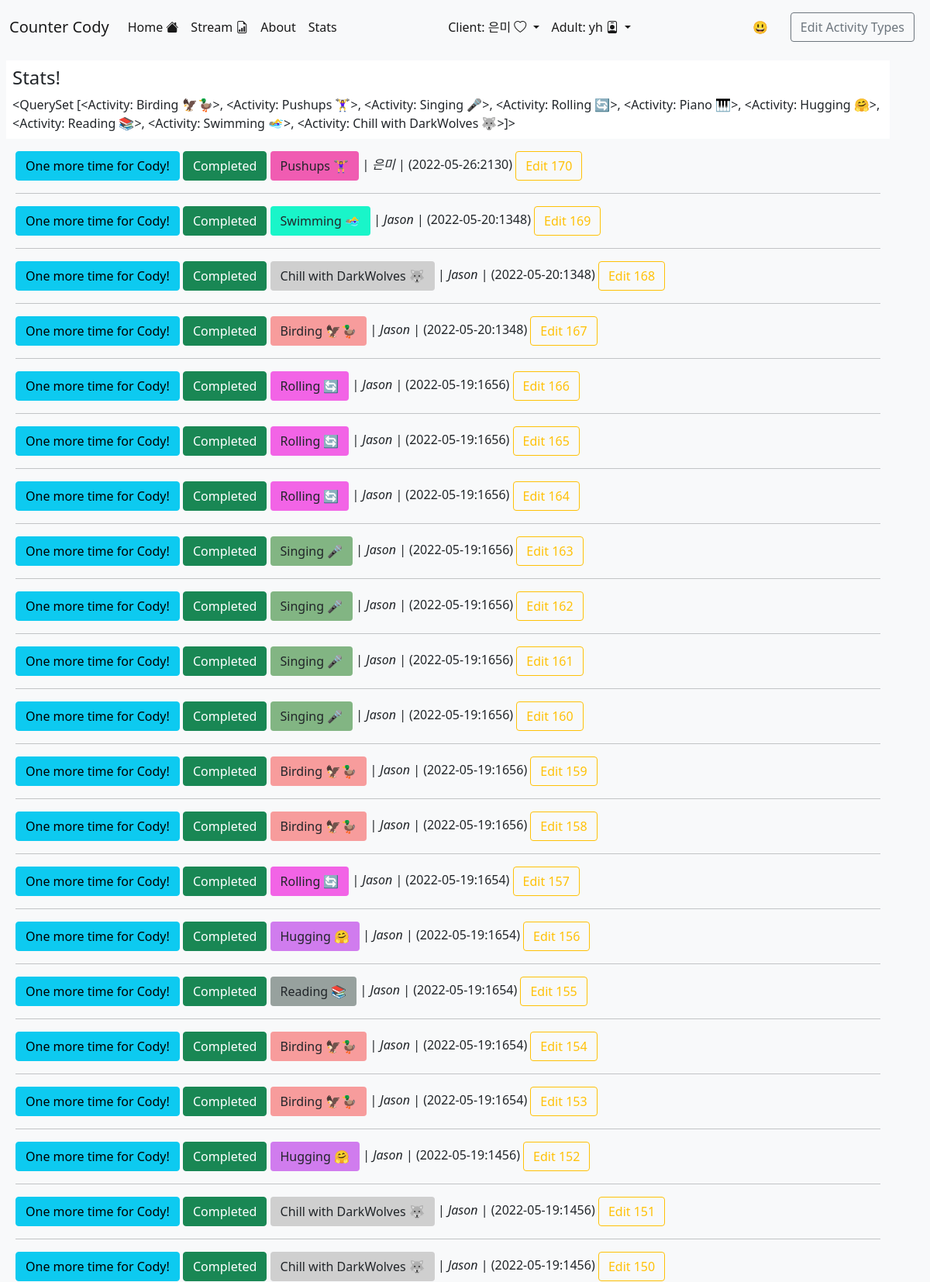
Screenshot of /stats (signed in, upper part) with the database file from the repository.
### todo/models.py (models this page shows)
class Client(models.Model):
    id = models.AutoField(primary_key=True)
    display_name = models.TextField(blank=True)
    full_name = models.TextField(blank=True)
    favorite_food = models.TextField(blank=True)
    guardian_users = models.ManyToManyField(get_user_model(), blank=True)
    def __str__(self):
        return f"{self.id}_{self.display_name}"

class Activity(models.Model):
    id = models.AutoField(primary_key=True)
    name = models.TextField()
    description = models.TextField(blank=True)
    youtube_url = models.TextField(blank=True)
    color = models.CharField(max_length=7, default='#20c997')
    class Meta:
        verbose_name_plural = "Activities"
    def __str__(self):
        return self.name

class TodoItem(models.Model):
    content = models.TextField(blank=True)
    owner = models.TextField(blank=True)
    activity = models.ForeignKey('Activity', on_delete=models.CASCADE)
    client = models.ForeignKey('Client', on_delete=models.CASCADE)
    done = models.BooleanField(default=False)
    created_by = models.ForeignKey(get_user_model(), on_delete=models.CASCADE, related_name="created_by", default=1)
    updated_by = models.ForeignKey(get_user_model(), on_delete=models.CASCADE, related_name="updated_by", default=1)
    created_at = models.DateTimeField(auto_now_add=True, blank=True)
    updated_at = models.DateTimeField(blank=True)
    class Meta:
        ordering = ['-updated_at']
        verbose_name_plural = "Activities Attempted"
    def __str__(self):
        return str(self.client) + self.content + str(self.updated_at)

### todo/views.py (the view)
# urls.py: path('stats', statsView, name='stats'),
@login_required
def statsView(request):
  resp_data = {}
  global selected_client_id
  all_random_giphy = RandomGiphy.objects.all()
  one_random_giphy = random.choice(all_random_giphy)
  resp_data['one_random_giphy'] = one_random_giphy
  all_todo_items = TodoItem.objects.all()
  resp_data['all_items'] = all_todo_items
  clients = Client.objects.all()
  print("streamView: selected_client_id: " + str(selected_client_id))
  resp_data['clients'] = clients
  resp_data['selected_client'] = Client.objects.get(pk=selected_client_id)
  all_activities = Activity.objects.all()
  resp_data['all_activities'] = all_activities
  print(resp_data)
  return render(
    request,
    'stats.html',
    resp_data
  )

### templates/stats.html (shortened to what this page needs)
<!doctype html>
<html lang="en">
<head>
  <link href="https://cdn.jsdelivr.net/npm/bootstrap@5.1.3/dist/css/bootstrap.min.css" rel="stylesheet">
  <link rel="stylesheet" href="https://cdn.jsdelivr.net/npm/bootstrap-icons@1.7.2/font/bootstrap-icons.css">
</head>
<body class="bg-light">
{% include "nav.html" %}
<div class="container m-2 p-2 bg-white">
  <h4>Stats!</h5>
  {{ all_activities }}
</div>
<div class="container m-2">
{% for todo_item in all_items %}
  <p>
    <form action="/addTodo/"
      style="display: inline;"
      method="post">{% csrf_token %}
      <input class="btn btn-info" type="submit" value="One more time for Cody!"/>
    </form>
    <form action="/doneTodo/{{todo_item.id}}/"
      style="display: inline;"
      method="post">{% csrf_token %}
        <input class="btn
          {% if todo_item.done %} btn-success {% else %} btn-outline-warning {% endif %}
        " type="submit" value="Completed"
        />
    </form>
      <button class="btn mb2"
        type="button"
        style="background-color: {{ todo_item.activity.color }}"
        value="{{ activity }}"
      >
        {{ todo_item.activity.name }}
      </button>
      | <i>{{todo_item.client.display_name}}</i>
      | ({{ todo_item.updated_at | date:"Y-m-d:Hi" }})
    <a href="admin/todo/todoitem/{{ todo_item.id }}/change" class="btn btn-outline-warning" role="button">
      Edit {{ todo_item.id }}
    </a>
  </p>
  <hr>
{% endfor %}
</div>
</body>
</html>

### templates/nav.html (shortened to what this page needs)
<nav class="navbar navbar-expand-lg navbar-light bg-light">
  <div class="container-fluid">
    <a class="navbar-brand b mb-0 h2" href="#">Counter Cody</a>
    <div class="collapse navbar-collapse" id="navbarSupportedContent">
      <ul class="navbar-nav me-auto mb-2 mb-lg-0">
        <li class="nav-item">
          <a class="nav-link active" href="/">
            Home
            <i class="bi bi-house-fill"></i>
          </a>
        </li>
        <li class="nav-item">
          <a class="nav-link active" href="/stream">
            Stream
            <i class="bi bi-file-earmark-bar-graph"></i>
          </a>
        </li>
        <li class="nav-item">
          <a class="nav-link active" data-bs-toggle="modal" data-bs-target="#aboutModal" href="#">About</a>
        </li>
        <li class="nav-item">
          <a class="nav-link active" href="/stats">Stats</a>
        </li>
      </ul>
      <ul class="navbar-nav me-auto mb-2 mb-lg-0">
        <li class="nav-item dropdown active">
          <a class="nav-link dropdown-toggle active" href="#" id="navbarDropdown" role="button" data-bs-toggle="dropdown" aria-expanded="false" aria-current="page">
            Client:
            {{ selected_client.display_name }}
            <i class="bi bi-heart"></i>
          </a>
        </li>
        {% if user.is_authenticated %}
        <li class="nav-item dropdown active">
          <a class="nav-link dropdown-toggle active b" href="#" id="navbarDropdown" role="button" data-bs-toggle="dropdown" aria-expanded="false" aria-current="page">
            Adult:
            {{user.username}}
            <i class="bi bi-person-badge"></i>
          </a>
        </li>
        {% else %}
        <li class="nav-item">
          <a class="nav-link" href="/login">Login</a>
        </li>
        {% endif %}
      </ul>
      <button type="button" class="btn m-2" data-bs-toggle="modal" data-bs-target="#randomModal">😃</button>
      <a type="button" class="btn btn-outline-secondary m-2"
        href="{% url "admin:todo_activity_changelist" %}"
      >
        Edit Activity Types
      </a>
    </div>
  </div>
</nav>

### rows the page displays
Client: display_name "은미"
Activity: name.name "<QuerySet [<Activity: Birding 🦅🦆>, <Activity: Pushups 🏋️‍♀️>, <Activity: Singing 🎤>, <Activity: Rolling 🔄>, <Activity: Piano 🎹>, <Activity: Hugging 🤗>, <Activity: Reading 📚>, <Activity: Swimming 🏊‍♀️>, <Activity: Chill with DarkWolves 🐺>]>"
TodoItem: done "Completed", activity.name "Pushups 🏋️‍♀️", client.display_name "은미", updated_at "2022-05-26:2130", id "170"
TodoItem: done "Completed", activity.name "Swimming 🏊‍♀️", client.display_name "Jason", updated_at "2022-05-20:1348", id "169"
TodoItem: done "Completed", activity.name "Chill with DarkWolves 🐺", client.display_name "Jason", updated_at "2022-05-20:1348", id "168"
TodoItem: done "Completed", activity.name "Birding 🦅🦆", client.display_name "Jason", updated_at "2022-05-20:1348", id "167"
TodoItem: done "Completed", activity.name "Rolling 🔄", client.display_name "Jason", updated_at "2022-05-19:1656", id "166"
TodoItem: done "Completed", activity.name "Rolling 🔄", client.display_name "Jason", updated_at "2022-05-19:1656", id "165"
TodoItem: done "Completed", activity.name "Rolling 🔄", client.display_name "Jason", updated_at "2022-05-19:1656", id "164"
TodoItem: done "Completed", activity.name "Singing 🎤", client.display_name "Jason", updated_at "2022-05-19:1656", id "163"
TodoItem: done "Completed", activity.name "Singing 🎤", client.display_name "Jason", updated_at "2022-05-19:1656", id "162"
TodoItem: done "Completed", activity.name "Singing 🎤", client.display_name "Jason", updated_at "2022-05-19:1656", id "161"
TodoItem: done "Completed", activity.name "Singing 🎤", client.display_name "Jason", updated_at "2022-05-19:1656", id "160"
TodoItem: done "Completed", activity.name "Birding 🦅🦆", client.display_name "Jason", updated_at "2022-05-19:1656", id "159"
TodoItem: done "Completed", activity.name "Birding 🦅🦆", client.display_name "Jason", updated_at "2022-05-19:1656", id "158"
TodoItem: done "Completed", activity.name "Rolling 🔄", client.display_name "Jason", updated_at "2022-05-19:1654", id "157"
TodoItem: done "Completed", activity.name "Hugging 🤗", client.display_name "Jason", updated_at "2022-05-19:1654", id "156"
TodoItem: done "Completed", activity.name "Reading 📚", client.display_name "Jason", updated_at "2022-05-19:1654", id "155"
TodoItem: done "Completed", activity.name "Birding 🦅🦆", client.display_name "Jason", updated_at "2022-05-19:1654", id "154"
TodoItem: done "Completed", activity.name "Birding 🦅🦆", client.display_name "Jason", updated_at "2022-05-19:1654", id "153"
TodoItem: done "Completed", activity.name "Hugging 🤗", client.display_name "Jason", updated_at "2022-05-19:1456", id "152"
TodoItem: done "Completed", activity.name "Chill with DarkWolves 🐺", client.display_name "Jason", updated_at "2022-05-19:1456", id "151"
TodoItem: done "Completed", activity.name "Chill with DarkWolves 🐺", client.display_name "Jason", updated_at "2022-05-19:1456", id "150"

### other values shown
{{ user.username }} "yh"
